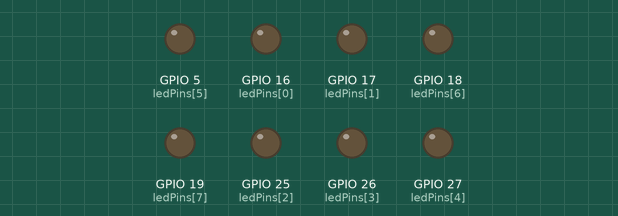
This sketch was run on a simulated ESP32. On the bench: output pins drawn as LEDs (lit = HIGH).

Above: at 0.1 s.
At 0.9 s:
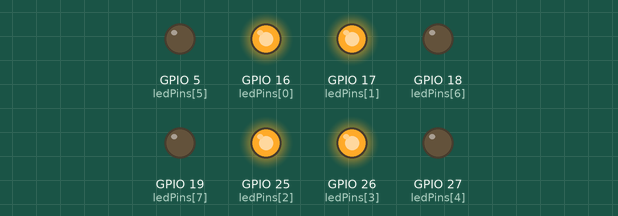
At 1.6 s:
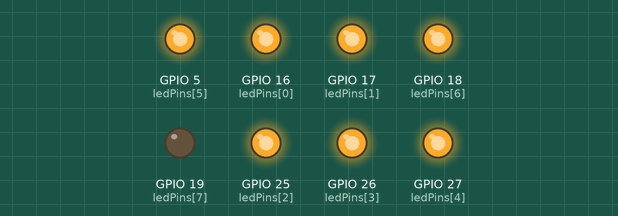
At 2.7 s:
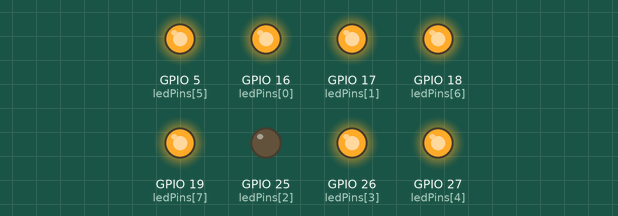
At 3.9 s:
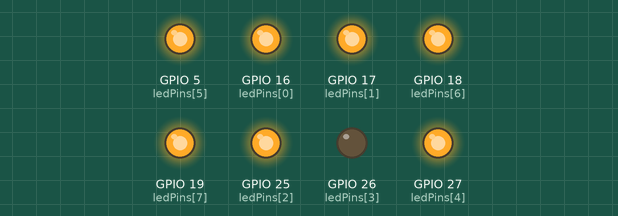
At 6.4 s:
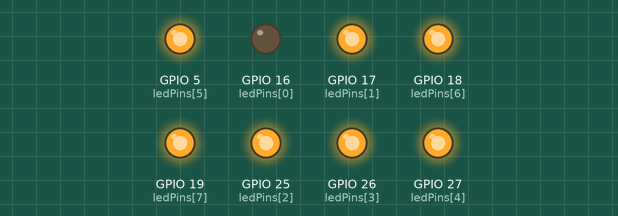
Timing chart, 0 to 7.4 s (numbered marks = the images above):
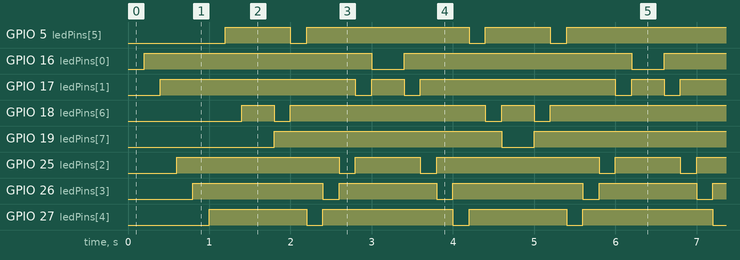

Measured:
- by itself, GPIO 5 (ledPins[5]): repeats every 3.2 s: LOW 0.20 s, HIGH 2.0 s, LOW 0.20 s, HIGH 0.80 s
- by itself, GPIO 16 (ledPins[0]), GPIO 19 (ledPins[7]): alternates HIGH for 2.8 s and LOW for 0.40 s
- by itself, GPIO 17 (ledPins[1]): repeats every 3.2 s: LOW 0.20 s, HIGH 0.40 s, LOW 0.20 s, HIGH 2.4 s
- by itself, GPIO 18 (ledPins[6]): repeats every 3.2 s: LOW 0.20 s, HIGH 2.4 s, LOW 0.20 s, HIGH 0.40 s
- by itself, GPIO 25 (ledPins[2]): repeats every 3.2 s: LOW 0.20 s, HIGH 0.80 s, LOW 0.20 s, HIGH 2.0 s
- by itself, GPIO 26 (ledPins[3]): repeats every 3.2 s: LOW 0.20 s, HIGH 1.2 s, LOW 0.20 s, HIGH 1.6 s
- by itself, GPIO 27 (ledPins[4]): repeats every 3.2 s: LOW 0.20 s, HIGH 1.6 s, LOW 0.20 s, HIGH 1.2 s

The sketch:

LedPattern1.ino
```cpp
int ledPins[] = {
  16,17,25,26,27,5,18,19};        // an array of pin numbers to which LEDs are attached
int pinCount = 8;                    // the number of pins (i.e. the length of the array)
int timer = 200;                     // The higher the number, the slower the timing.

void setup()
{

  for (int thisPin = 0; thisPin < pinCount; thisPin++) {
    pinMode(ledPins[thisPin], OUTPUT);
  }


}

void loop()
{

  for (int thisPin = 0; thisPin < pinCount; thisPin++)              // loop from the lowest pin to the highest:
  {
    digitalWrite(ledPins[thisPin], LOW);                            // turn the pin off:
    delay(timer);
    digitalWrite(ledPins[thisPin], HIGH);                           // turn the pin on:

  }


  for (int thisPin = pinCount - 1; thisPin >= 0; thisPin--)         // loop from the highest pin to the lowest:
  {
    digitalWrite(ledPins[thisPin], LOW);                            // turn the pin off:
    delay(timer);
    digitalWrite(ledPins[thisPin], HIGH);                           // turn the pin on:
  }


}
```
